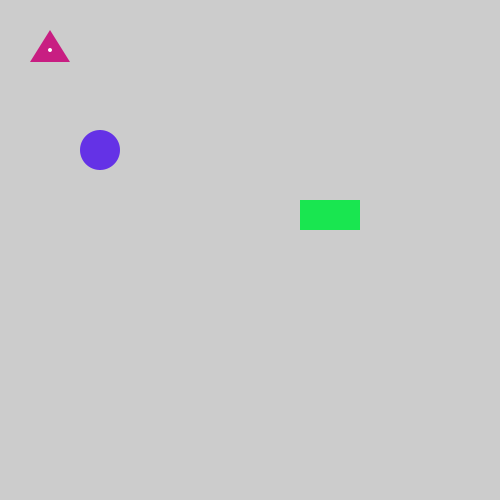
Frame 1 (no input)
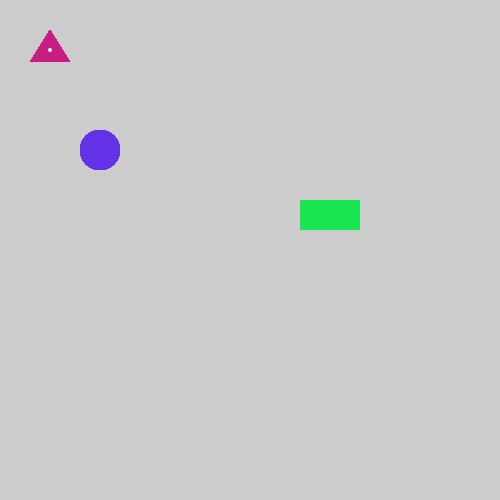
Frame 60 (the mouse pressed at the canvas centre just before this capture)
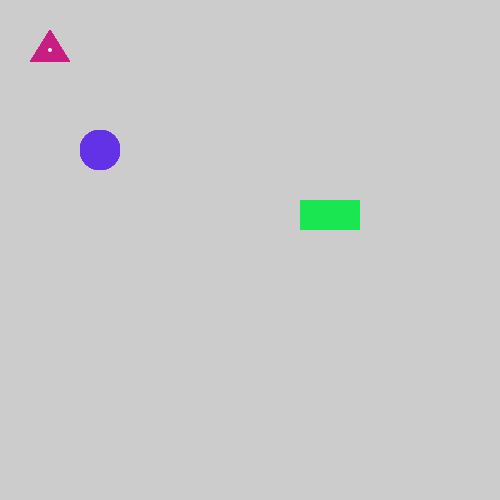
Frame 120 (the mouse held since frame 60 and released just before this capture)

The Processing sketch that drew these frames (run headless with seeded random() and noise(); from frame 60 on, the mouse is pressed at the canvas centre):

// Processing sketch: Inhertiance
// ── Inhertiance.pde
Triangle t;

Circle c;

Square s;



void setup () {

  size(500, 500);

  

  t = new Triangle(50, 50, 40, 40);

  c = new Circle( 100, 150, 40, 40);

  s = new Square( 300,200, 60, 30);

  noStroke();

}

void draw() {

  t.display();

  c.display();

  s.display();

  

  println( c.hitDetect(mouseX, mouseY) );

}

// ── Circle.pde
class Circle extends Shape {

  Circle(float _x, float _y, float _w, float _h) {

    super( _x, _y,_w, _h); //super = call the function of the base class

    setColor(100, 50, 230);

  }

  void display() {

    fill(fillColor);

    ellipse(pos.x, pos.y, w, h);

  }

}

// ── Shape.pde
class Shape {

  PVector pos;

  float w, h; // width and height are reserved variables

  color fillColor = color(255);

  color rolloverColor = color(0);

  Shape( float _x, float _y, float _w, float _h) {

    pos = new PVector(_x, _y);

    w = _w;

    h = _h;

  }

  void display() {}

  void setColor( float r, float g, float b) {

    setColor( color(r, g, b) );

  }

  void setColor( color _c) {

    fillColor = _c;

  }

  boolean hitDetect( float mX, float mY) {

    // standard circle hit detection

    return ( dist(mX, mY, pos.x, pos.y) < w * .5);

  }

}

// ── Square.pde
class Square extends Shape {

  Square(float _x, float _y, float _w, float _h) {

    super( _x, _y,_w, _h);

    setColor( color(25, 230, 80) );

  }

  void display() {

    fill(fillColor);

    rect(pos.x, pos.y, w, h);

  }

  boolean hitDetect( float mX, float mY) {

    return ( !( (mX < pos.x) || (mX > pos.x + w) || (mY < pos.y) || (mY > pos.y + h) ) );

  }

}

// ── Triangle.pde
class Triangle extends Shape {

  Triangle( float _x, float _y, float _w, float _h) {

    super( _x, _y,_w, _h);

    setColor( color(200, 30, 130) );

  }

  void display() {

    fill(fillColor);

    triangle( pos.x, pos.y - h * .5, pos.x + w*.5, pos.y + h * .3, pos.x - w*.5, pos.y + h * .3); 

    fill(255);

    ellipse(pos.x, pos.y, 4, 4);

  }

}
